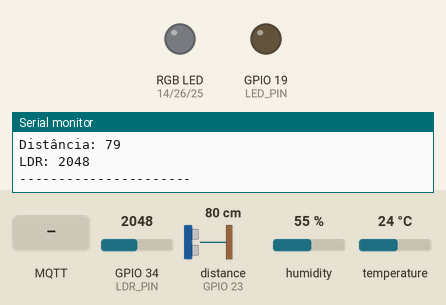
Simulated run of this sketch. Board: ESP32. On the bench: an RGB LED mixed from three pins (HIGH = lit), output pins drawn as LEDs (lit = HIGH), the last lines printed to the serial monitor. Wiring (inferred from the names in the program): ultrasonic range finder: trigger GPIO 22; echo GPIO 23. The inputs (shaded band) are chosen by the test bench; at power-on: GPIO 34 (LDR_PIN) = 2048, distance to the obstacle (sensor on GPIO 23) 80 cm, humidity 55 %, temperature 24 °C. The echo pulse lasts 58.3 µs per cm; WiFi joins after 1.5 s; servers stay silent unless stated; random numbers use the default seed unless the sketch sets one; no MQTT or app messages arrive unless stated; pins used as bus, display or sensor lines are not drawn.

Above: at 2.7 s.
2.8 s: MQTT message "vermelho" arrives on the second subscribed topic
At 3.6 s:
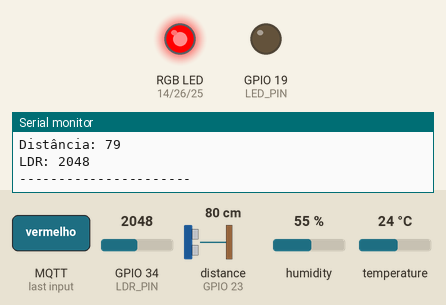
4.5 s: GPIO 34 (LDR_PIN) set to 3438
6.0 s: GPIO 34 (LDR_PIN) set to 3534
At 7.3 s:
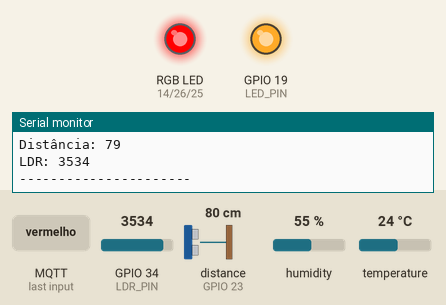
7.6 s: MQTT message "verde" arrives on the second subscribed topic
At 8.4 s:
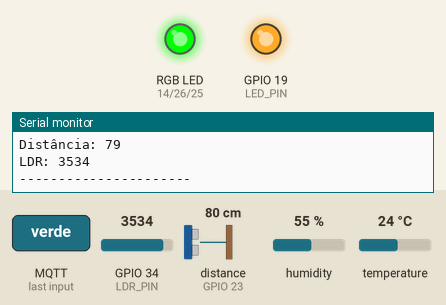
9.1 s: MQTT message "azul" arrives on the second subscribed topic
At 9.9 s:
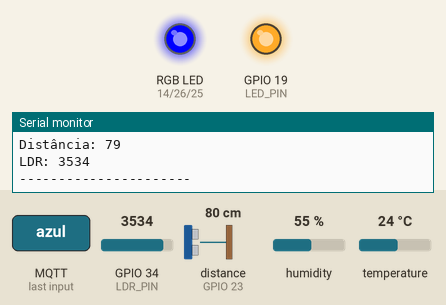
10.6 s: MQTT message "off" arrives on the second subscribed topic
At 12.2 s:
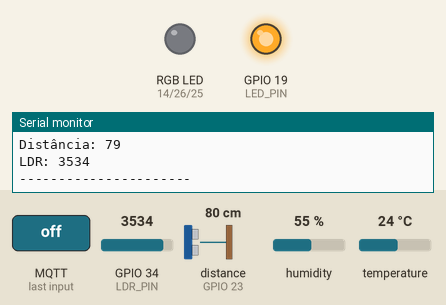
Timing chart, 0 to 13.2 s (numbered marks = the images above; inputs shaded):
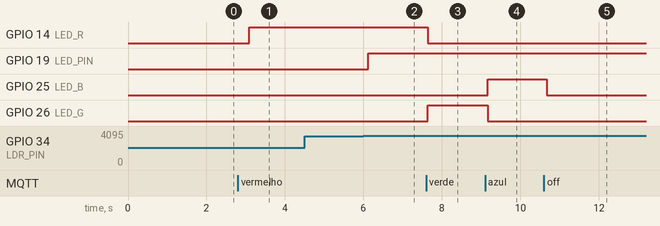

The sketch:

S1.ino
```cpp
// S1 - Placa 1 (DHT, LDR, Ultrassônico, RGB)
// Este código controla sensores (LDR, DHT11, Ultrassom) e LEDs (simples e RGB)
// e envia/recebe dados via MQTT usando HiveMQ.

// ---- BIBLIOTECAS ----
#include <WiFi.h>               // Usada para conectar o ESP32 ao Wi-Fi
#include <WiFiClientSecure.h>   // Necessária para conexões seguras (SSL)
#include <PubSubClient.h>       // Biblioteca para comunicação MQTT
#include <DHT.h>                // Biblioteca do sensor de temperatura/umidade DHT11

// ---- CONFIGURAÇÃO MQTT ----
// Aqui defino o servidor HiveMQ e os dados de login desta placa
const char* MQTT_SERVER = "824ad44343204d1b8cc1b3dc4f105a31.s1.eu.hivemq.cloud";
const int   MQTT_PORT   = 8883;                 // Porta SSL do HiveMQ
const char* MQTT_USER   = "Placa_1_Joao";       // Usuário da placa
const char* MQTT_PASS   = "Joao12345678";       // Senha da placa

// ---- CONFIGURAÇÃO DO Wi-Fi ----
// A placa precisa de internet para se conectar ao HiveMQ
const char* SSID      = "FIESC_IOT_EDU";
const char* WIFI_PASS = "8120gv08";

// ---- PINAGEM ----
// Aqui defino em quais pinos cada sensor está ligado no ESP32

#define LDR_PIN 34        // Sensor de luminosidade (LDR)
#define LED_PIN 19        // LED comum que acende/apaga

#define DHTPIN 4          // Sensor DHT11 (temp/umidade) no pino 4
#define DHTTYPE DHT11     // Defino o modelo do sensor
DHT dht(DHTPIN, DHTTYPE); // Aqui inicializo o sensor DHT

// Sensor ultrassônico
#define TRIG_PIN 22       // Pino que envia o pulso do ultrassônico
#define ECHO_PIN 23       // Pino que recebe o retorno do pulso

// LED RGB (um pino pra cada cor)
#define LED_R 14          // LED vermelho
#define LED_G 26          // LED verde
#define LED_B 25          // LED azul

// ---- OBJETOS DO MQTT ----
WiFiClientSecure client;     // Cliente com conexão segura (SSL)
PubSubClient mqtt(client);   // Cliente MQTT que usa o cliente SSL

// ---- TÓPICOS MQTT ----
// São os "endereços" onde a placa envia e recebe mensagens
const char* TOPICO_UMIDADE     = "S1/umidade";
const char* TOPICO_TEMPERATURA = "S1/temperatura";
const char* TOPICO_LED         = "S1/iluminacao";
const char* TOPICO_DISTANCIA   = "S1/distancia";
const char* TOPICO_RGB         = "S1/rgb";

// ---- CALLBACK MQTT ----
// Esta função roda automaticamente quando o HiveMQ envia algo para a placa
void callback(char* topic, byte* payload, unsigned int length) {

  // Aqui eu converto o payload (bytes) em String
  String mensagem;
  for (unsigned int i = 0; i < length; i++) {
    mensagem += (char)payload[i];
  }

  Serial.print("Recebido em [");
  Serial.print(topic);
  Serial.print("]: ");
  Serial.println(mensagem);

  // ---- CONTROLE DO LED NORMAL ----
  if (String(topic) == TOPICO_LED) {
    if (mensagem == "acender") digitalWrite(LED_PIN, HIGH);
    else digitalWrite(LED_PIN, LOW);
  }

  // ---- CONTROLE DO LED RGB ----
  if (String(topic) == TOPICO_RGB) {

    if (mensagem == "vermelho") {
      digitalWrite(LED_R, HIGH);
      digitalWrite(LED_G, LOW);
      digitalWrite(LED_B, LOW);
    }
    else if (mensagem == "verde") {
      digitalWrite(LED_R, LOW);
      digitalWrite(LED_G, HIGH);
      digitalWrite(LED_B, LOW);
    }
    else if (mensagem == "azul") {
      digitalWrite(LED_R, LOW);
      digitalWrite(LED_G, LOW);
      digitalWrite(LED_B, HIGH);
    }
    else if (mensagem == "off") {
      digitalWrite(LED_R, LOW);
      digitalWrite(LED_G, LOW);
      digitalWrite(LED_B, LOW);
    }
  }
}

// ---- FUNÇÃO PARA CONECTAR AO MQTT ----
// Fica tentando conectar até conseguir
void conectaMQTT() {
  while (!mqtt.connected()) {

    Serial.print("Conectando ao HiveMQ... ");

    // Gero um ID aleatório pra evitar conflito entre dispositivos
    String clientId = "ESP32-S1-";
    clientId += String(random(0xffff), HEX);

    // Tenta conectar com usuário e senha configurados
    if (mqtt.connect(clientId.c_str(), MQTT_USER, MQTT_PASS)) {
      Serial.println("Conectado!");

      // Assim que conecta, começa a "escutar" os tópicos
      mqtt.subscribe(TOPICO_LED);
      mqtt.subscribe(TOPICO_RGB);

    } else {
      Serial.print("Falhou, rc=");
      Serial.print(mqtt.state());
      Serial.println(" - tentando novamente em 1s");
      delay(1000);
    }
  }
}

// ---- FUNÇÃO DO ULTRASSÔNICO (RETORNA DISTÂNCIA EM CM) ----
long distanciaCM() {

  // Mando um pulso curto para iniciar a medição
  digitalWrite(TRIG_PIN, LOW);
  delayMicroseconds(2);
  digitalWrite(TRIG_PIN, HIGH);
  delayMicroseconds(10);
  digitalWrite(TRIG_PIN, LOW);

  // Aqui espero o pulso voltar e meço quanto tempo levou
  long duracao = pulseIn(ECHO_PIN, HIGH, 30000); // Timeout 30ms

  if (duracao == 0) return -1; // se nada voltou, deu erro

  // Fórmula para converter tempo → distância em centímetros
  return (duracao * 0.034) / 2;
}

// ---- SETUP ----
// Roda apenas uma vez quando a placa liga
void setup() {

  Serial.begin(115200); // Abro comunicação no monitor serial

  // Configuro os pinos como entrada ou saída
  pinMode(LED_PIN, OUTPUT);
  pinMode(LED_R, OUTPUT);
  pinMode(LED_G, OUTPUT);
  pinMode(LED_B, OUTPUT);

  pinMode(TRIG_PIN, OUTPUT);
  pinMode(ECHO_PIN, INPUT);

  dht.begin();  // Inicializo o DHT11

  // ---- Conectar ao Wi-Fi ----
  Serial.print("Conectando ao Wi-Fi ");
  WiFi.begin(SSID, WIFI_PASS);
  while (WiFi.status() != WL_CONNECTED) {
    Serial.print(".");
    delay(500);
  }
  Serial.println(" Conectado!");

  client.setInsecure();              // Pula verificação SSL (mais simples)
  mqtt.setServer(MQTT_SERVER, MQTT_PORT); // Configuro o servidor MQTT
  mqtt.setCallback(callback);        // Defino a função que recebe mensagens
  conectaMQTT();                     // Tenta conectar ao HiveMQ
}

// ---- LOOP PRINCIPAL ----
// Fica rodando infinitamente
void loop() {

  // Se perder a conexão, reconecta automaticamente
  if (!mqtt.connected()) conectaMQTT();
  mqtt.loop();

  // ---- LEITURA DO LDR ----
  int leituraLDR = analogRead(LDR_PIN);

  // Regra simples: se estiver muito claro → acende LED
  if (leituraLDR > 3500){
    digitalWrite(LED_PIN, HIGH);
    mqtt.publish(TOPICO_LED, "acender");
  } else {
    digitalWrite(LED_PIN, LOW);
    mqtt.publish(TOPICO_LED, "apagar");
  }

  // ---- LEITURA DO DHT ----
  float umidade = dht.readHumidity();
  float temperatura = dht.readTemperature();

  char buf[16];   // Buffer para enviar números como texto

  if (!isnan(temperatura)) {
    dtostrf(temperatura, 6, 2, buf);
    mqtt.publish(TOPICO_TEMPERATURA, buf);
    Serial.print("Temp: ");
    Serial.println(buf);
  }

  if (!isnan(umidade)) {
    dtostrf(umidade, 6, 2, buf);
    mqtt.publish(TOPICO_UMIDADE, buf);
    Serial.print("Umidade: ");
    Serial.println(buf);
  }

  // ---- LEITURA DO ULTRASSÔNICO ----
  long distancia = distanciaCM();
  if (distancia >= 0) {
    char buf2[12];
    sprintf(buf2, "%ld", distancia);
    mqtt.publish(TOPICO_DISTANCIA, buf2);
    Serial.print("Distância: ");
    Serial.println(distancia);
  } else {
    Serial.println("Ultrassônico: sem leitura (timeout)");
  }

  // Apenas para acompanhar leituras do LDR
  Serial.print("LDR: ");
  Serial.println(leituraLDR);
  Serial.println("----------------------");

  delay(1500); // Intervalo entre leituras para não inundar o servidor
}
```

Measured:
- the behaviour switches between 3500 and 3501 on GPIO 34 (LDR_PIN) (found by bisection; images 1 and 2)
- after the input at 2.8 s, GPIO 14 (LED_R): LOW → HIGH after 0.29 s
- after the input at 6.0 s, GPIO 19 (LED_PIN): LOW → HIGH after 0.12 s
- after the input at 7.6 s, GPIO 14 (LED_R): HIGH → LOW at once; GPIO 26 (LED_G): LOW → HIGH at once
- after the input at 9.1 s, GPIO 25 (LED_B): LOW → HIGH after 0.06 s; GPIO 26 (LED_G): HIGH → LOW after 0.06 s
- after the input at 10.6 s, GPIO 25 (LED_B): HIGH → LOW after 0.07 s
